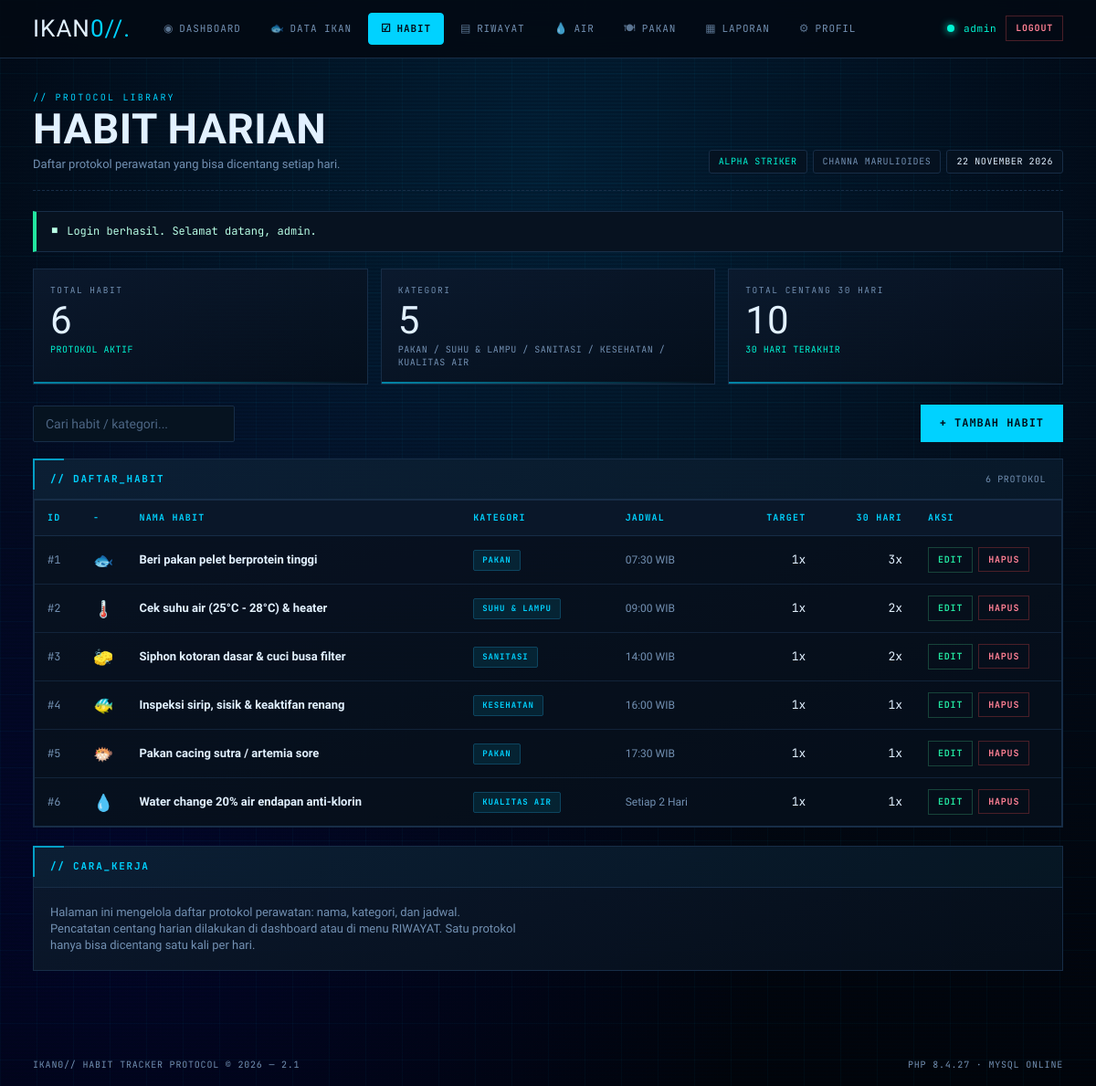
The app's page /habit/index.php (signed in) with its own data.
### tables this page shows
CREATE TABLE IF NOT EXISTS `users` (
  `id`         INT AUTO_INCREMENT PRIMARY KEY,
  `username`   VARCHAR(50)  NOT NULL UNIQUE,
  `password`   VARCHAR(255) NOT NULL,
  `nama_ikan`  VARCHAR(60)  NOT NULL DEFAULT 'Ikan Cupang Alpha',
  `jenis_ikan` VARCHAR(60)  NOT NULL DEFAULT 'Betta splendens',
  `created_at` TIMESTAMP    DEFAULT CURRENT_TIMESTAMP
);

CREATE TABLE IF NOT EXISTS `habits` (
  `id`            INT AUTO_INCREMENT PRIMARY KEY,
  `user_id`       INT NOT NULL,
  `nama_habit`    VARCHAR(100) NOT NULL,
  `kategori`      VARCHAR(50)  NOT NULL DEFAULT 'PAKAN',
  `waktu`         VARCHAR(40)  NOT NULL DEFAULT 'Rutin Harian',
  `emblem`        VARCHAR(10)  NOT NULL DEFAULT '🐟',
  `target_harian` INT NOT NULL DEFAULT 1,
  `created_at`    TIMESTAMP DEFAULT CURRENT_TIMESTAMP,
  KEY `idx_habits_user` (`user_id`),
  CONSTRAINT `fk_habits_user`
    FOREIGN KEY (`user_id`) REFERENCES `users`(`id`) ON DELETE CASCADE
);

### includes/auth.php (called while the page is built, shortened)
<?php
require_once __DIR__ . '/koneksi.php';
function current_user(): ?array
{
    return [
        'id'         => (int)$_SESSION['user_id'],
        'username'   => $_SESSION['username']    ?? 'Admin',
        'nama_ikan'  => $_SESSION['nama_ikan']   ?? 'Ikan Tanpa Nama',
        'jenis_ikan' => $_SESSION['jenis_ikan']  ?? 'Spesies tidak diketahui',
    ];
}
function sinkron_user_database(): void
{
    $id  = (int)$_SESSION['user_id'];
    $row = db_row(
        "SELECT id, username, nama_ikan, jenis_ikan FROM users WHERE id = ? LIMIT 1",
        'i',
        [$id]
    );
}
sinkron_user_database();
$theme_mode = $_COOKIE['ikan_theme'] ?? 'abyss-dark';

### includes/koneksi.php (called while the page is built, shortened)
<?php
$conn             = @new mysqli(DB_HOST, DB_USER, DB_PASS, DB_NAME);
$db_connected     = true;
if ($conn->connect_error) {
    $db_connected     = false;
    $db_error_message = $conn->connect_error;
    error_log('[IKAN] Koneksi database gagal: ' . $conn->connect_error);
} else {
    $conn->set_charset('utf8mb4');
}
function db_tipe($nilai): string
{
    if (is_int($nilai) || is_bool($nilai)) {
        return 'i';
    }
    return 's';
}
function db_jalankan(string $sql, array $params = [])
{
    global $conn, $db_connected;
    $stmt = $conn->prepare($sql);
    $tipe = '';
    foreach ($params as $nilai) {
        $tipe .= db_tipe($nilai);
    }
    $stmt->bind_param($tipe, ...array_values($params));
    if (!$stmt->execute()) {
        error_log('[IKAN] Eksekusi gagal: ' . $stmt->error . ' | ' . $sql);
        return false;
    }
    if ($stmt->field_count > 0) {
        $hasil = $stmt->get_result();
        return $hasil;
    }
    return $stmt;
}
function db_all(string $sql, string $types = '', array $params = []): array
{
    $hasil = db_jalankan($sql, $params);
    $baris = [];
    while ($row = $hasil->fetch_assoc()) {
        $baris[] = $row;
    }
    return $baris;
}
function db_row(string $sql, string $types = '', array $params = []): ?array
{
    $hasil = db_jalankan($sql, $params);
    $row = $hasil->fetch_assoc();
    return $row ?: null;
}

### includes/functions.php (called while the page is built, shortened)
<?php
function e($teks): string
{
    return htmlspecialchars((string)$teks, ENT_QUOTES, 'UTF-8');
}
function take_flash(): ?array
{
    $flash = $_SESSION['flash'];
    return $flash;
}
function nama_bulan(int $bulan): string
{
    $bulan_indonesia = [
        1 => 'Januari', 'Februari', 'Maret', 'April', 'Mei', 'Juni',
        'Juli', 'Agustus', 'September', 'Oktober', 'November', 'Desember'
    ];
    return $bulan_indonesia[$bulan] ?? '';
}
function tanggal_indonesia(string $tanggal): string
{
    $ts = strtotime($tanggal);
    return date('j', $ts) . ' ' . nama_bulan((int)date('n', $ts)) . ' ' . date('Y', $ts);
}
function ambil_habits(int $user_id): array
{
    return db_all(
        "SELECT id, nama_habit, kategori, waktu, emblem, target_harian
         FROM habits WHERE user_id = ? ORDER BY id ASC",
        'i',
        [$user_id]
    );
}

### habit/index.php (the view, shortened to what this page needs)
<?php
require_once __DIR__ . '/../includes/auth.php';
require_once __DIR__ . '/../includes/functions.php';
$user   = current_user();
$habits = ambil_habits($user['id']);
$statistik = [];
if ($db_connected) {
    $rows = db_all(
        "SELECT h.id, COUNT(l.id) AS total
         FROM habits h
         LEFT JOIN habit_logs l
                ON l.habit_id = h.id
               AND l.tanggal >= DATE_SUB(CURDATE(), INTERVAL 30 DAY)
         WHERE h.user_id = ?
         GROUP BY h.id",
        'i',
        [$user['id']]
    );
    foreach ($rows as $r) {
        $statistik[(int)$r['id']] = (int)$r['total'];
    }
}
$kategori = [];
foreach ($habits as $h) {
    $kategori[$h['kategori']] = ($kategori[$h['kategori']] ?? 0) + 1;
}
$page_title   = 'Habit Harian';
$page_eyebrow = 'PROTOCOL LIBRARY';
$page_desc    = 'Daftar protokol perawatan yang bisa dicentang setiap hari.';
$active       = 'habit';
include __DIR__ . '/../includes/header.php';
?>
<div class="stat-grid">
  <div class="stat-box">
    <div class="stat-label">Total Habit</div>
    <div class="stat-number"><?= count($habits) ?></div>
    <div class="stat-note">PROTOKOL AKTIF</div>
  </div>
  <div class="stat-box">
    <div class="stat-label">Kategori</div>
    <div class="stat-number"><?= count($kategori) ?></div>
    <div class="stat-note dim">
      <?= e(implode(' / ', array_keys($kategori))) ?>
    </div>
  </div>
  <div class="stat-box">
    <div class="stat-label">Total Centang 30 Hari</div>
    <div class="stat-number"><?= array_sum($statistik) ?></div>
    <div class="stat-note">30 HARI TERAKHIR</div>
  </div>
</div>
<div class="toolbar">
  <div class="toolbar-group">
    <input class="form-input" type="text" placeholder="Cari habit / kategori..."
           style="max-width:300px;" data-table-filter="#tabelHabit">
  </div>
  <a class="btn-cyber" href="<?= BASE_URL ?>habit/tambah.php">+ TAMBAH HABIT</a>
</div>
<div class="panel">
  <div class="panel-head">
    <h2 class="panel-title">// DAFTAR_HABIT</h2>
    <span class="panel-sub"><?= count($habits) ?> PROTOKOL</span>
  </div>
  <div class="panel-body tight">
    <?php if (count($habits) === 0) { ?>
      <div class="empty-panel" style="border:none;">
        <span class="empty-mark">☑</span>
        <h3>Belum ada habit</h3>
        <p>Tambahkan protokol pertama, misalnya "Beri pakan pagi".</p>
      </div>
    <?php } else { ?>
      <div class="table-wrap">
        <table class="table-cyber" id="tabelHabit">
          <thead>
            <tr>
              <th width="50">ID</th>
              <th width="46">-</th>
              <th>Nama Habit</th>
              <th>Kategori</th>
              <th>Jadwal</th>
              <th class="num">Target</th>
              <th class="num">30 Hari</th>
              <th width="160">Aksi</th>
            </tr>
          </thead>
          <tbody>
            <?php foreach ($habits as $h) { ?>
              <tr>
                <td class="mono muted">#<?= (int)$h['id'] ?></td>
                <td class="center" style="font-size:18px;"><?= e($h['emblem']) ?></td>
                <td><b><?= e($h['nama_habit']) ?></b></td>
                <td><span class="badge badge-info"><?= e($h['kategori']) ?></span></td>
                <td class="muted"><?= e($h['waktu']) ?></td>
                <td class="num"><?= (int)$h['target_harian'] ?>x</td>
                <td class="num"><?= $statistik[(int)$h['id']] ?? 0 ?>x</td>
                <td>
                  <div class="aksi">
                    <a class="btn-mini ok" href="<?= BASE_URL ?>habit/edit.php?id=<?= (int)$h['id'] ?>">EDIT</a>
                    <form method="post" action="<?= BASE_URL ?>habit/hapus.php" style="display:inline;">
                      <button class="btn-mini danger" type="submit"
                              data-confirm="Hapus habit '<?= e($h['nama_habit']) ?>'? Riwayat centangnya juga terhapus.">
                        HAPUS
                      </button>
                    </form>
                  </div>
                </td>
              </tr>
            <?php } ?>
          </tbody>
        </table>
      </div>
    <?php } ?>
  </div>
</div>
<div class="panel">
  <div class="panel-head">
    <h2 class="panel-title">// CARA_KERJA</h2>
  </div>
  <div class="panel-body">
    <p class="page-desc" style="margin:0;">
      Halaman ini mengelola daftar protokol perawatan: nama, kategori, dan
      jadwal. Pencatatan centang harian dilakukan di dashboard atau di menu
      RIWAYAT. Satu protokol hanya bisa dicentang satu kali per hari.
    </p>
  </div>
</div>
<?php include __DIR__ . '/../includes/footer.php'; ?>

### includes/header.php (shortened to what this page needs)
<?php
require_once __DIR__ . '/auth.php';
require_once __DIR__ . '/functions.php';
$user         = current_user();
$page_title   = $page_title   ?? APP_NAME;
$active       = $active       ?? '';
$page_eyebrow = $page_eyebrow ?? 'IKAN// PROTOCOL';
$page_desc    = $page_desc    ?? '';
$flash        = take_flash();
$menu = [
    'dashboard' => ['label' => 'DASHBOARD',  'url' => 'index.php',        'icon' => '◉'],
    'ikan'      => ['label' => 'DATA IKAN',  'url' => 'ikan/index.php',   'icon' => '🐟'],
    'habit'     => ['label' => 'HABIT',      'url' => 'habit/index.php',  'icon' => '☑'],
    'log'       => ['label' => 'RIWAYAT',    'url' => 'log/index.php',    'icon' => '▤'],
    'air'       => ['label' => 'AIR',        'url' => 'air/index.php',    'icon' => '💧'],
    'pakan'     => ['label' => 'PAKAN',      'url' => 'pakan/index.php',  'icon' => '🍽'],
    'laporan'   => ['label' => 'LAPORAN',    'url' => 'laporan.php',      'icon' => '▦'],
    'profil'    => ['label' => 'PROFIL',     'url' => 'profil.php',       'icon' => '⚙'],
];
?>
<!DOCTYPE html>
<html lang="id">
<head>
  <link rel="stylesheet" href="<?= BASE_URL ?>assets/css/style.css">
  <link rel="stylesheet" href="<?= BASE_URL ?>assets/css/pages.css">
</head>
<body class="page-inner <?= $theme_mode === 'mint-cyan' ? 'theme-mint' : '' ?>">
  <div class="grid-bg"></div>
  <div class="scanlines"></div>
  <header class="shell-topbar">
    <div class="shell-wrap">
      <a class="shell-brand" href="<?= BASE_URL ?>index.php">
        IKAN<span class="accent">0//.</span>
      </a>
      <nav class="shell-nav">
        <?php foreach ($menu as $kunci => $item) { ?>
          <a href="<?= BASE_URL . $item['url'] ?>"
             class="shell-nav-link <?= $active === $kunci ? 'is-active' : '' ?>">
            <span class="nav-icon"><?= $item['icon'] ?></span>
            <?= $item['label'] ?>
          </a>
        <?php } ?>
      </nav>
      <div class="shell-user">
        <span class="db-dot <?= $db_connected ? 'on' : 'off' ?>"
              title="<?= $db_connected ? 'MySQL terhubung' : 'MySQL mati - mode demo' ?>"></span>
        <span class="user-name"><?= e($user['username']) ?></span>
        <a class="btn-mini danger" href="<?= BASE_URL ?>logout.php"
           onclick="return confirm('Keluar dari sistem?');">LOGOUT</a>
      </div>
    </div>
  </header>
  <main class="shell-wrap shell-main">
    <div class="page-head">
      <div>
        <span class="eyebrow">// <?= e($page_eyebrow) ?></span>
        <h1 class="page-title"><?= e($page_title) ?></h1>
        <?php if ($page_desc !== '') { ?>
          <p class="page-desc"><?= e($page_desc) ?></p>
        <?php } ?>
      </div>
      <div class="page-head-meta">
        <span class="meta-chip"><?= e($user['nama_ikan']) ?></span>
        <span class="meta-chip dim"><?= e($user['jenis_ikan']) ?></span>
        <span class="meta-chip mono"><?= tanggal_indonesia(date('Y-m-d')) ?></span>
      </div>
    </div>
    <?php if ($flash) { ?>
      <div class="flash flash-<?= e($flash['tipe']) ?>">
        <span class="flash-mark">■</span>
        <?= e($flash['pesan']) ?>
      </div>
    <?php } ?>

### assets/css/style.css (style rules this page uses)
:root { --bg-color: #030811; --bg-surface: #071220; --bg-surface-2: #0c1a2e; --border-color: #172d47; --brand-blue: #00d2ff; --brand-blue-hover: #38bdf8; --brand-blue-glow: rgba(0, 210, 255, 0.45); --brand-cyan: #00f5d4; --brand-lime: #52e5ff; --brand-yellow: #38bdf8; --text-main: #e2f1ff; --text-muted: #7290b2; --text-dark: #020b17; --font-display: 'Teko', sans-serif; --font-mono: 'JetBrains Mono', monospace; --font-body: 'Chakra Petch', sans-serif; }
*, *::before, *::after { box-sizing: border-box; margin: 0; padding: 0; }
body { background-color: var(--bg-color); background: radial-gradient(circle at 50% 15%, rgba(0, 119, 182, 0.22) 0%, transparent 60%), radial-gradient(circle at 10% 80%, rgba(3, 4, 94, 0.35) 0%, transparent 50%), linear-gradient(180deg, #020712 0%, #030b18 40%, #01040a 100%); background-attachment: fixed; color: var(--text-main); font-family: var(--font-body); min-height: 100vh; overflow-x: hidden; position: relative; line-height: 1.4; -webkit-font-smoothing: antialiased; }
.grid-bg { position: fixed; inset: 0; background-size: 40px 40px; background-image: linear-gradient(to right, rgba(0, 210, 255, 0.04) 1px, transparent 1px), linear-gradient(to bottom, rgba(0, 210, 255, 0.04) 1px, transparent 1px); pointer-events: none; z-index: 0; }
.scanlines { position: fixed; inset: 0; background: linear-gradient(rgba(0, 30, 60, 0) 50%, rgba(0, 10, 25, 0.35) 50%); background-size: 100% 4px; pointer-events: none; z-index: 1; opacity: 0.6; }

### records on screen
users: username "admin", nama_ikan "ALPHA STRIKER", jenis_ikan "CHANNA MARULIOIDES"
habits: id "1", emblem "🐟", nama_habit "Beri pakan pelet berprotein tinggi", kategori "PAKAN", waktu "07:30 WIB", target_harian "1", id "3"
habits: id "2", emblem "🌡️", nama_habit "Cek suhu air (25°C - 28°C) & heater", kategori "SUHU & LAMPU", waktu "09:00 WIB", target_harian "1"
habits: id "3", emblem "🧽", nama_habit "Siphon kotoran dasar & cuci busa filter", kategori "SANITASI", waktu "14:00 WIB", target_harian "1", id "2"
habits: id "4", emblem "🐠", nama_habit "Inspeksi sirip, sisik & keaktifan renang", kategori "KESEHATAN", waktu "16:00 WIB", target_harian "1", id "1"
habits: id "5", emblem "🐡", nama_habit "Pakan cacing sutra / artemia sore", kategori "PAKAN", waktu "17:30 WIB", target_harian "1", id "1"
habits: id "6", emblem "💧", nama_habit "Water change 20% air endapan anti-klorin", kategori "KUALITAS AIR", waktu "Setiap 2 Hari", target_harian "1", id "1"

### other values on screen
$item['icon'] "◉"
$item['label'] "DASHBOARD"
$item['icon'] "🐟"
$item['label'] "DATA IKAN"
$item['icon'] "☑"
$item['label'] "HABIT"
$item['icon'] "▤"
$item['label'] "RIWAYAT"
$item['icon'] "💧"
$item['label'] "AIR"
$item['icon'] "🍽"
$item['label'] "PAKAN"
$item['icon'] "▦"
$item['label'] "LAPORAN"
$item['icon'] "⚙"
